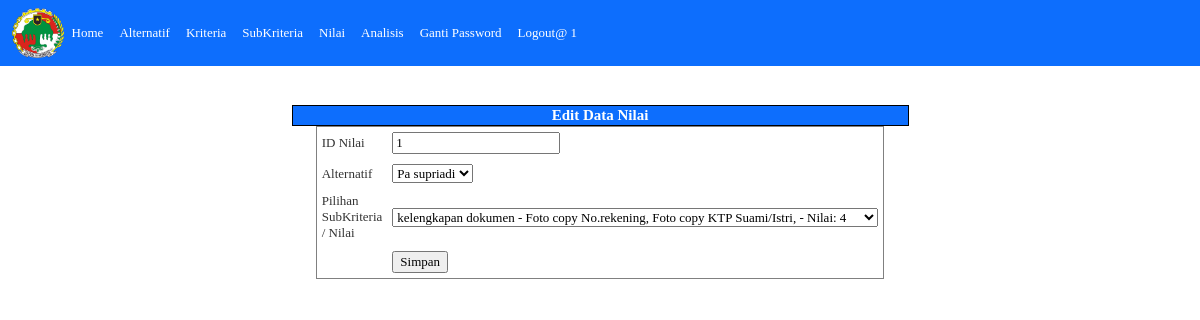
/edit-nilai.php?id_nilai=1 (signed in), run on the app's committed database.
### tables this page shows
CREATE TABLE `nilai` (
  `id_nilai` int(11) NOT NULL,
  `id_alternatif` int(11) DEFAULT NULL,
  `id_kriteria` int(11) DEFAULT NULL,
  `id_SubKriteria` int(11) DEFAULT NULL,
  `nilai` double DEFAULT NULL
);

CREATE TABLE `alternatif` (
  `id_alternatif` int(11) NOT NULL,
  `nama_alternatif` varchar(200) DEFAULT NULL
);

CREATE TABLE `pilihan_kriteria` (
  `id_SubKriteria` int(11) NOT NULL,
  `id_kriteria` int(11) DEFAULT NULL,
  `nama_SubKriteria` varchar(50) DEFAULT NULL,
  `nilai_SubKriteria` double DEFAULT NULL
);

CREATE TABLE `kriteria` (
  `id_kriteria` int(11) NOT NULL,
  `nama_kriteria` varchar(100) DEFAULT NULL,
  `bobot_kriteria` double DEFAULT NULL
);

### edit-nilai.php (the view, shortened to what this page needs)
<?php
include("koneksi.php");
?>
<head>
  <link href="https://cdn.jsdelivr.net/npm/bootstrap@5.0.2/dist/css/bootstrap.min.css" rel="stylesheet">
  <link rel="stylesheet" href="style.css">
</head>
<!doctype html>
<html lang="en">
<body>
  <nav class="navbar navbar-expand-lg navbar-dark bg-primary x-4">
    <div class="container-fluid">
      <img src="2.png" widht="55" height="50">
      <div class="collapse navbar-collapse" id="navbarNav">
        <ul class="navbar-nav">
          <li class="nav-item">
            <a class="nav-link active" aria-current="page" href="admin.php">Home</a>
          </li>
          <li class="nav-item">
            <a class="nav-link active" aria-current="page" href="alternatif.php">Alternatif</a>
          </li>
          <li class="nav-item">
            <a class="nav-link active" aria-current="page" href="kriteria.php">Kriteria</a>
          </li>
          <li class="nav-item">
            <a class="nav-link active" aria-current="page" href="pilihan-kriteria.php">SubKriteria</a>
          </li>
          <li class="nav-item">
            <a class="nav-link active" aria-current="page" href="nilai.php">Nilai</a>
          </li>
          <li class="nav-item">
            <a class="nav-link active" aria-current="page" href="konsultasi-maut-php-mysql.php">Analisis</a>
          </li>
          <li class="nav-item">
            <a class="nav-link active" aria-current="page" href="ganti-password.php">Ganti Password</a>
          </li>
          <li class="nav-item">
            <a class="nav-link active" aria-current="page" href="logout.php">Logout@ <?php echo $_SESSION['userlogin']; ?></a>
          </li>
        </ul>
      </div>
    </div>
  </nav>
  <br>
  <br>
  <form id="form1" name="form1" method="post" action="">
    <table width="617" class="table-bordered" align="center" style="border-color:black">
      <thead>
        <tr>
          <th colspan="2" bgcolor=#0D6EFD style="text-align: center;"><a style="color: white;  font-size:15px;">Edit Data Nilai</th>
        </tr>
      </thead>
      <tbody>
        <?php
        $querynilai = mysqli_query($db, "SELECT * FROM nilai WHERE id_nilai = '$_GET[id_nilai]'");
        $datanilai = mysqli_fetch_array($querynilai);
        ?>
        <form id="form1" name="form1" method="post" action="">
          <table width="450" align="center" border="1" cellpadding="5" cellspacing="1" bgcolor="black">
            <tr>
              <td bgcolor="#FFFFFF">ID Nilai</td>
              <td bgcolor="#FFFFFF"><input type="text" name="id_nilai" id="id_nilai" readonly value="<?php echo $datanilai['id_nilai']; ?>" /></td>
            </tr>
            <tr>
              <td width="175" bgcolor="#FFFFFF"> Alternatif</td>
              <td width="593" bgcolor="#FFFFFF"><select name="id_alternatif" id="id_alternatif">
                  <?php
                  $queryalternatif = mysqli_query($db, "SELECT * FROM alternatif ORDER BY id_alternatif");
                  while ($dataalternatif = mysqli_fetch_array($queryalternatif)) {
                  ?>
                    <option value="<?php echo $dataalternatif['id_alternatif']; ?>" <?php if ($datanilai['id_alternatif'] == $dataalternatif['id_alternatif']) {
                                                                                      echo " selected";
                                                                                    } ?>><?php echo $dataalternatif['nama_alternatif']; ?></option>
                  <?php
                  }
                  ?>
                </select></td>
            </tr>
            <tr>
              <td bgcolor="#FFFFFF">Pilihan SubKriteria / Nilai</td>
              <td width="593" bgcolor="#FFFFFF"><select name="id_SubKriteria" id="id_SubKriteria">
                  <?php
                  $querypilihankriteria = mysqli_query($db, "SELECT * FROM pilihan_kriteria ORDER BY id_kriteria, id_SubKriteria");
                  while ($datapilihankriteria = mysqli_fetch_array($querypilihankriteria)) {
                    $querykriteria = mysqli_query($db, "SELECT * FROM kriteria WHERE id_kriteria = '$datapilihankriteria[id_kriteria]'");
                    $datakriteria = mysqli_fetch_array($querykriteria);
                  ?>
                    <option value="<?php echo $datapilihankriteria['id_SubKriteria']; ?>" <?php if ($datanilai['id_SubKriteria'] == $datapilihankriteria['id_SubKriteria']) {
                                                                                            echo " selected";
                                                                                          } ?>><?php echo $datakriteria['nama_kriteria']; ?> - </option>
                  <?php
                  }
                  ?>
                </select></td>
            </tr>
      </tbody>
      <tr>
        <td bgcolor="#FFFFFF">&nbsp;</td>
        <td bgcolor="#FFFFFF"><input type="submit" name="button" id="button" value="Simpan" /></td>
      </tr>
    </table>
  </form>
</body>
</html>

### style.css (style rules this page uses)
body, td, th { font-family: Georgia, Times New Roman, Times, serif; font-size: 13px; color: #333333; }
a:link { text-decoration: none; color: #333333; }

### data on the page
nilai: id_nilai "1", id_alternatif "Pa supriadi", id_SubKriteria "kelengkapan dokumen - Foto copy No.rekening, Foto copy KTP Suami/Istri, - Nilai: 4"

### other printed values
$_SESSION['userlogin'] "1"
